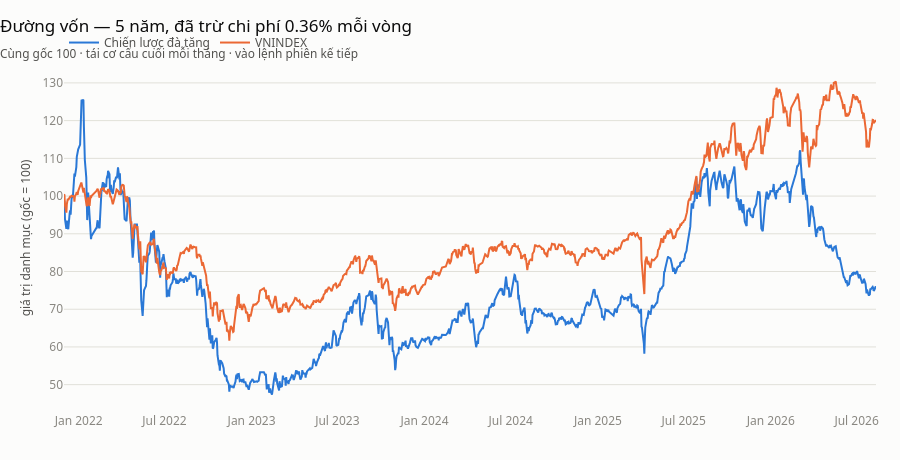

Source (notebook cell):
### Markdown cell above
**Chiến lược thua, và thua đậm.** CAGR âm, biến động cao hơn VNINDEX một nửa,
sụt sâu nhất hơn 60% trong khi chỉ số chỉ sụt 40%.

Đây là kết quả tôi giữ nguyên chứ không đi chỉnh tham số cho tới khi nó đẹp —
và nó có ích hơn một đường vốn dốc lên. Phần còn lại của notebook cho thấy
chính chiến lược thua này **trông có lãi** khi đo bằng phương pháp cẩu thả.

Vì sao đà tăng thuần thua ở đây? Rổ 15 mã đà tăng mạnh nhất toàn sàn thường là
các mã vừa chạy nóng, biến động cao; tái cơ cấu hàng tháng thì mua đúng lúc đà
đã cạn và bán đúng lúc nó bắt đầu lại. Đà tăng hoạt động tốt hơn ở khung dài
hơn, có bộ lọc chất lượng, và có luật cắt lỗ — tức là **thêm ba quyết định
nữa**, mỗi cái lại là một cơ hội để overfit.

### Code cell
von_cl = (1 + dung["loi_suat"]).cumprod() * 100
von_chuan = (1 + ls_chuan.reindex(dung["loi_suat"].index).fillna(0)).cumprod() * 100

so_sanh = pd.concat(
    [
        pd.DataFrame({"date": von_cl.index, "von": von_cl.values, "duong": "Chiến lược đà tăng"}),
        pd.DataFrame({"date": von_chuan.index, "von": von_chuan.values, "duong": "VNINDEX"}),
    ]
)

duong(
    so_sanh,
    x="date",
    y="von",
    theo="duong",
    tieu_de=f"Đường vốn — {SO_NAM} năm, đã trừ chi phí {2 * CHI_PHI_MOT_CHIEU:.2%} mỗi vòng",
    phu_de="Cùng gốc 100 · tái cơ cấu cuối mỗi tháng · vào lệnh phiên kế tiếp",
    nhan_y="giá trị danh mục (gốc = 100)",
)

### Figure 1 — Plotly figure (JSON) as saved in the notebook; plotly's stock layout.template omitted (floating-point values rounded to 4 significant figures; data arrays with more than 128 entries replaced by an {"elided": "..."} marker saying what was removed)
{"data": [{"hovertemplate": "%{y:,.2f}<extra>%{fullData.name}</extra>", "line": {"color": "#2a78d6", "width": 2}, "mode": "lines", "name": "Chiến lược đà tăng", "type": "scatter", "x": {"elided": "1169 str values"}, "y": {"elided": "1169 float values"}}, {"hovertemplate": "%{y:,.2f}<extra>%{fullData.name}</extra>", "line": {"color": "#eb6834", "width": 2}, "mode": "lines", "name": "VNINDEX", "type": "scatter", "x": {"elided": "1169 str values"}, "y": {"elided": "1169 float values"}}], "layout": {"height": 460, "hovermode": "x unified", "showlegend": true, "title": {"text": "Đường vốn — 5 năm, đã trừ chi phí 0.36% mỗi vòng<br><sub style='color:#52514e'>Cùng gốc 100 · tái cơ cấu cuối mỗi tháng · vào lệnh phiên kế tiếp</sub>"}, "yaxis": {"title": {"text": "giá trị danh mục (gốc = 100)"}}}}
